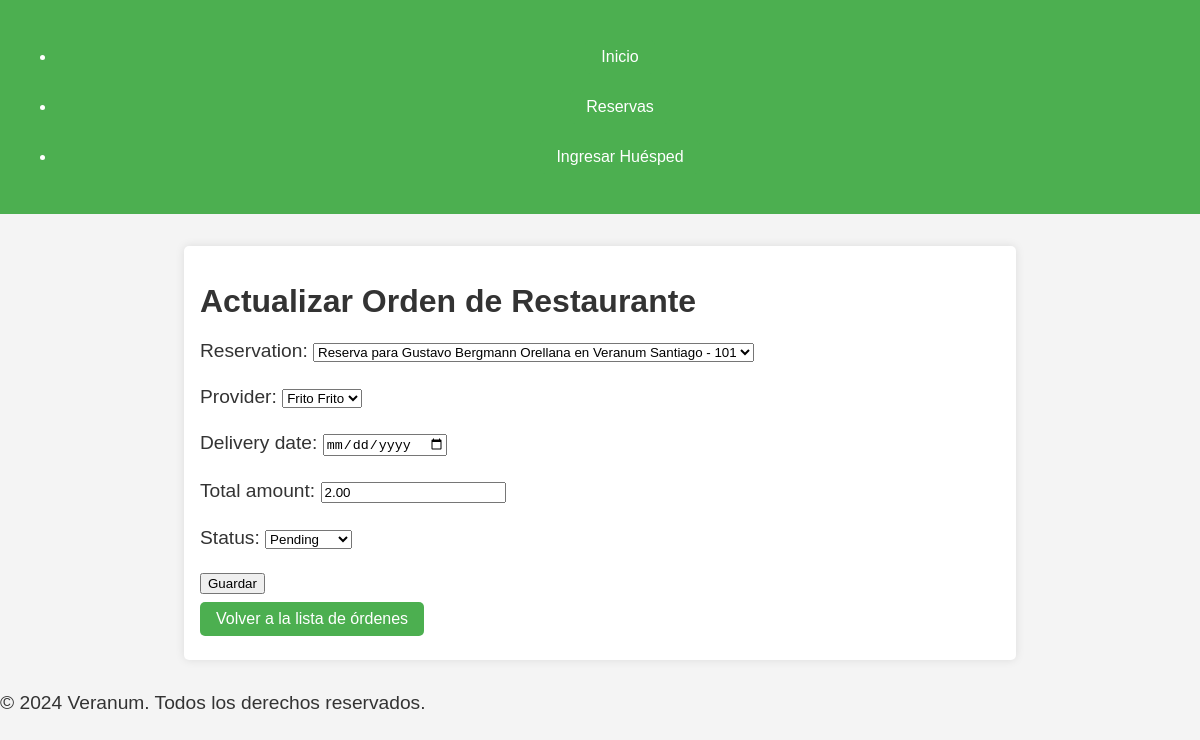
Page /restaurant/order/1/update/ on the committed database.
### core/models.py (models this page shows, shortened)
class RestaurantOrder(models.Model):
    reservation = models.ForeignKey(Reservation, on_delete=models.CASCADE)
    provider = models.ForeignKey(Provider, on_delete=models.CASCADE)
    order_date = models.DateTimeField(auto_now_add=True)
    delivery_date = models.DateTimeField()
    total_amount = models.DecimalField(max_digits=10, decimal_places=2)
    status = models.CharField(max_length=20, choices=[('pending', 'Pending'), ('completed', 'Completed')])

### core/views.py (the view)
# urls.py: path('restaurant/order/<int:pk>/update/', restaurant_order_update, name='restaurant_order_update'),
def restaurant_order_update(request, pk):
    order = get_object_or_404(RestaurantOrder, pk=pk)
    if request.method == 'POST':
        form = RestaurantOrderForm(request.POST, instance=order)
        if form.is_valid():
            form.save()
            return redirect('restaurant_order_list')
    else:
        form = RestaurantOrderForm(instance=order)
    return render(request, 'core/restaurant_order_form.html', {'form': form})

### core/forms.py
class RestaurantOrderForm(forms.ModelForm):
    class Meta:
        model = RestaurantOrder
        fields = ['provider', 'delivery_date', 'total_amount']
        widgets = {
            'provider': forms.Select(attrs={'class': 'form-control'}),
            'delivery_date': forms.DateTimeInput(attrs={'class': 'form-control', 'type': 'datetime-local'}),
            'total_amount': forms.NumberInput(attrs={'class': 'form-control'}),
        }
        labels = {
            'provider': 'Proveedor',
            'delivery_date': 'Fecha de Entrega',
            'total_amount': 'Monto Total',
        }

### core/models.py (called while the page is built)
    def __str__(self):
        return f"{self.hotel.name} - {self.room_number}"

    def __str__(self):
        return f"{self.first_name} {self.last_name}"

    def __str__(self):
        return f"Reserva para {self.guest} en {self.room}"

    def __str__(self):
        return self.name

### core/templates/core/restaurant_order_form.html (shortened to what this page needs)
{% extends 'core/base.html' %}
{% block content %}
<h1>{% if form.instance.pk %}Actualizar{% else %}Crear{% endif %} Orden de Restaurante</h1>
<form method="post">
    {{ form.as_p }}
    <button type="submit" class="btn btn-primary">Guardar</button>
</form>
<a href="{% url 'restaurant_order_list' reservation_id=reservation.id %}" class="btn btn-secondary mt-3">Volver a la lista de órdenes</a>
{% endblock %}

### core/static/core/css/styles.css (style rules this page uses)
body { font-family: Arial, sans-serif; background-color: #f4f4f4; color: #333; margin: 0; padding: 0; }
h1 { font-size: 2rem; margin-bottom: 1rem; }
p { font-size: 1.2rem; margin-bottom: 1.5rem; }
a { display: inline-block; margin: 0.5rem 0; padding: 0.5rem 1rem; text-decoration: none; color: white; background-color: #4CAF50; border-radius: 5px; transition: background-color 0.3s ease; }

### rows in the picture
RestaurantOrder: reservation "Reserva para Gustavo Bergmann Orellana en Veranum Santiago - 101", provider "Frito Frito", total_amount "2.00", status "Pending"
